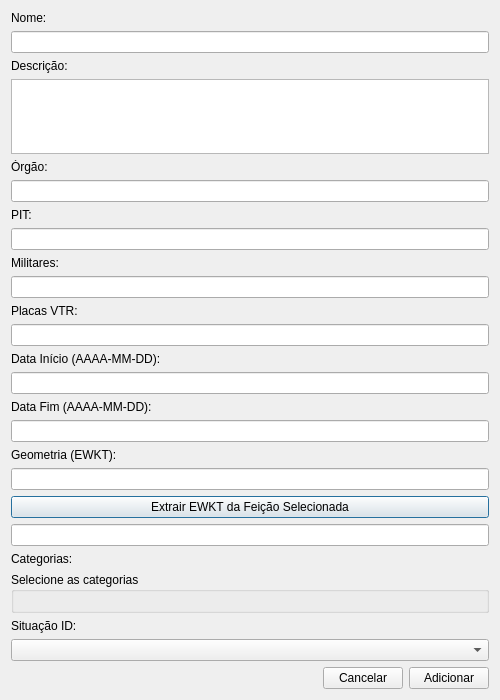
<?xml version="1.0" encoding="UTF-8"?>
<ui version="4.0">
 <class>Dialog</class>
 <widget class="QDialog" name="Dialog">
  <property name="geometry">
   <rect>
    <x>0</x>
    <y>0</y>
    <width>500</width>
    <height>700</height>
   </rect>
  </property>
  <property name="windowTitle">
   <string>Adicionar Campo</string>
  </property>
  <layout class="QVBoxLayout" name="verticalLayout">
   <item>
    <widget class="QLabel" name="labelNome">
     <property name="text">
      <string>Nome:</string>
     </property>
    </widget>
   </item>
   <item>
    <widget class="QLineEdit" name="nomeLe"/>
   </item>
   <item>
    <widget class="QLabel" name="labelDescricao">
     <property name="text">
      <string>Descrição:</string>
     </property>
    </widget>
   </item>
   <item>
    <widget class="QTextEdit" name="descricaoTe">
     <property name="maximumSize">
      <size>
       <width>16777215</width>
       <height>100</height>
      </size>
     </property>
    </widget>
   </item>
   <item>
    <widget class="QLabel" name="labelOrgao">
     <property name="text">
      <string>Órgão:</string>
     </property>
    </widget>
   </item>
   <item>
    <widget class="QLineEdit" name="orgaoLe"/>
   </item>
   <item>
    <widget class="QLabel" name="labelPit">
     <property name="text">
      <string>PIT:</string>
     </property>
    </widget>
   </item>
   <item>
    <widget class="QLineEdit" name="pitLe"/>
   </item>
   <item>
    <widget class="QLabel" name="labelMilitares">
     <property name="text">
      <string>Militares:</string>
     </property>
    </widget>
   </item>
   <item>
    <widget class="QLineEdit" name="militaresLe"/>
   </item>
   <item>
    <widget class="QLabel" name="labelPlacasVtr">
     <property name="text">
      <string>Placas VTR:</string>
     </property>
    </widget>
   </item>
   <item>
    <widget class="QLineEdit" name="placasVtrLe"/>
   </item>
   <item>
    <widget class="QLabel" name="labelDataInicio">
     <property name="text">
      <string>Data Início (AAAA-MM-DD):</string>
     </property>
    </widget>
   </item>
   <item>
    <widget class="QLineEdit" name="dataInicioLe"/>
   </item>
   <item>
    <widget class="QLabel" name="labelDataFim">
     <property name="text">
      <string>Data Fim (AAAA-MM-DD):</string>
     </property>
    </widget>
   </item>
   <item>
    <widget class="QLineEdit" name="dataFimLe"/>
   </item>
   <item>
    <widget class="QLabel" name="labelGeometria">
     <property name="text">
      <string>Geometria (EWKT):</string>
     </property>
    </widget>
   </item>
   <item>
    <widget class="QLineEdit" name="geomLe"/>
   </item>
   <item>
    <widget class="QPushButton" name="extractEWKTBtn">
     <property name="text">
      <string>Extrair EWKT da Feição Selecionada</string>
     </property>
    </widget>
   </item>
   <item>
    <widget class="QLineEdit" name="ewktLe">
     <property name="visible">
      <bool>false</bool>
     </property>
    </widget>
   </item>
   <item>
    <widget class="QLabel" name="labelCategorias">
     <property name="text">
      <string>Categorias:</string>
     </property>
    </widget>
   </item>
   <item>
    <widget class="QGroupBox" name="categoriasGroup">
     <property name="title">
      <string>Selecione as categorias</string>
     </property>
     <layout class="QVBoxLayout" name="categoriasLayout"/>
    </widget>
   </item>
   <item>
    <widget class="QLabel" name="labelSituacao">
     <property name="text">
      <string>Situação ID:</string>
     </property>
    </widget>
   </item>
   <item>
    <widget class="QComboBox" name="situacaoCb"/>
   </item>
   <item>
    <layout class="QHBoxLayout" name="horizontalLayout">
     <item>
      <spacer name="horizontalSpacer">
       <property name="orientation">
        <enum>Qt::Horizontal</enum>
       </property>
       <property name="sizeHint" stdset="0">
        <size>
         <width>40</width>
         <height>20</height>
        </size>
       </property>
      </spacer>
     </item>
     <item>
      <widget class="QPushButton" name="cancelarBtn">
       <property name="text">
        <string>Cancelar</string>
       </property>
      </widget>
     </item>
     <item>
      <widget class="QPushButton" name="okBtn">
       <property name="text">
        <string>Adicionar</string>
       </property>
      </widget>
     </item>
    </layout>
   </item>
  </layout>
 </widget>
 <tabstops>
  <tabstop>nomeLe</tabstop>
  <tabstop>descricaoTe</tabstop>
  <tabstop>orgaoLe</tabstop>
  <tabstop>pitLe</tabstop>
  <tabstop>militaresLe</tabstop>
  <tabstop>placasVtrLe</tabstop>
  <tabstop>dataInicioLe</tabstop>
  <tabstop>dataFimLe</tabstop>
  <tabstop>geomLe</tabstop>
  <tabstop>extractEWKTBtn</tabstop>
  <tabstop>situacaoCb</tabstop>
  <tabstop>cancelarBtn</tabstop>
  <tabstop>okBtn</tabstop>
 </tabstops>
 <resources/>
 <connections/>
</ui>
